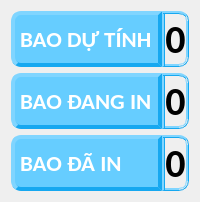
           <widget class="QWidget" name="widget_6" native="true">
            <property name="styleSheet">
             <string notr="true"/>
            </property>
            <layout class="QHBoxLayout" name="horizontalLayout_5" stretch="2,3">
             <property name="spacing">
              <number>0</number>
             </property>
             <item>
              <widget class="QWidget" name="widget_9" native="true">
               <property name="styleSheet">
                <string notr="true">#label, #label_2, #label_3 {
	border-top-left-radius: 10px;
	border-bottom-left-radius: 10px;
	border-right: 4px outset  #16a8f0;
	border-left: 4px outset  #16a8f0;
	border-top:4px outset  #16a8f0;
	border-bottom: 4px outset  #16a8f0;
	background-color: #66cdff;
	color: #fff;
}
</string>
               </property>
               <layout class="QVBoxLayout" name="verticalLayout_4">
                <property name="leftMargin">
                 <number>0</number>
                </property>
                <property name="topMargin">
                 <number>0</number>
                </property>
                <property name="rightMargin">
                 <number>0</number>
                </property>
                <property name="bottomMargin">
                 <number>0</number>
                </property>
                <item>
                 <widget class="QLabel" name="label">
                  <property name="font">
                   <font>
                    <family>Calibri</family>
                    <pointsize>17</pointsize>
                    <weight>75</weight>
                    <bold>true</bold>
                   </font>
                  </property>
                  <property name="text">
                   <string>BAO DỰ TÍNH</string>
                  </property>
                  <property name="alignment">
                   <set>Qt::AlignLeading|Qt::AlignLeft|Qt::AlignVCenter</set>
                  </property>
                  <property name="margin">
                   <number>10</number>
                  </property>
                 </widget>
                </item>
                <item>
                 <widget class="QLabel" name="label_2">
                  <property name="font">
                   <font>
                    <family>Calibri</family>
                    <pointsize>17</pointsize>
                    <weight>75</weight>
                    <bold>true</bold>
                   </font>
                  </property>
                  <property name="text">
                   <string>BAO ĐANG IN</string>
                  </property>
                  <property name="alignment">
                   <set>Qt::AlignLeading|Qt::AlignLeft|Qt::AlignVCenter</set>
                  </property>
                  <property name="margin">
                   <number>10</number>
                  </property>
                 </widget>
                </item>
                <item>
                 <widget class="QLabel" name="label_3">
                  <property name="font">
                   <font>
                    <family>Calibri</family>
                    <pointsize>17</pointsize>
                    <weight>75</weight>
                    <bold>true</bold>
                   </font>
                  </property>
                  <property name="text">
                   <string>BAO ĐÃ IN</string>
                  </property>
                  <property name="alignment">
                   <set>Qt::AlignLeading|Qt::AlignLeft|Qt::AlignVCenter</set>
                  </property>
                  <property name="margin">
                   <number>10</number>
                  </property>
                 </widget>
                </item>
               </layout>
              </widget>
             </item>
             <item>
              <widget class="QWidget" name="widget_10" native="true">
               <property name="styleSheet">
                <string notr="true">#txtBaoDangIn1, #txtBaoDaIn1, #txtBaoDuTinh1 {
	border-top-right-radius: 10px;
	border-bottom-right-radius: 10px;
	border-right: 3px ridge #16a8f0;
	border-left: 3px ridge #16a8f0;
	border-top: 3px ridge #16a8f0;
	border-bottom: 3px ridge #16a8f0;
}
</string>
               </property>
               <layout class="QVBoxLayout" name="verticalLayout_5">
                <property name="leftMargin">
                 <number>0</number>
                </property>
                <property name="topMargin">
                 <number>0</number>
                </property>
                <property name="rightMargin">
                 <number>0</number>
                </property>
                <property name="bottomMargin">
                 <number>0</number>
                </property>
                <item>
                 <widget class="QLabel" name="txtBaoDuTinh1">
                  <property name="font">
                   <font>
                    <family>Calibri</family>
                    <pointsize>30</pointsize>
                    <weight>75</weight>
                    <bold>true</bold>
                   </font>
                  </property>
                  <property name="text">
                   <string>0</string>
                  </property>
                  <property name="alignment">
                   <set>Qt::AlignCenter</set>
                  </property>
                  <property name="margin">
                   <number>5</number>
                  </property>
                 </widget>
                </item>
                <item>
                 <widget class="QLabel" name="txtBaoDangIn1">
                  <property name="font">
                   <font>
                    <family>Calibri</family>
                    <pointsize>30</pointsize>
                    <weight>75</weight>
                    <bold>true</bold>
                   </font>
                  </property>
                  <property name="text">
                   <string>0</string>
                  </property>
                  <property name="alignment">
                   <set>Qt::AlignCenter</set>
                  </property>
                  <property name="margin">
                   <number>5</number>
                  </property>
                 </widget>
                </item>
                <item>
                 <widget class="QLabel" name="txtBaoDaIn1">
                  <property name="font">
                   <font>
                    <family>Calibri</family>
                    <pointsize>30</pointsize>
                    <weight>75</weight>
                    <bold>true</bold>
                   </font>
                  </property>
                  <property name="text">
                   <string>0</string>
                  </property>
                  <property name="alignment">
                   <set>Qt::AlignCenter</set>
                  </property>
                  <property name="margin">
                   <number>5</number>
                  </property>
                 </widget>
                </item>
               </layout>
              </widget>
             </item>
            </layout>
           </widget>
